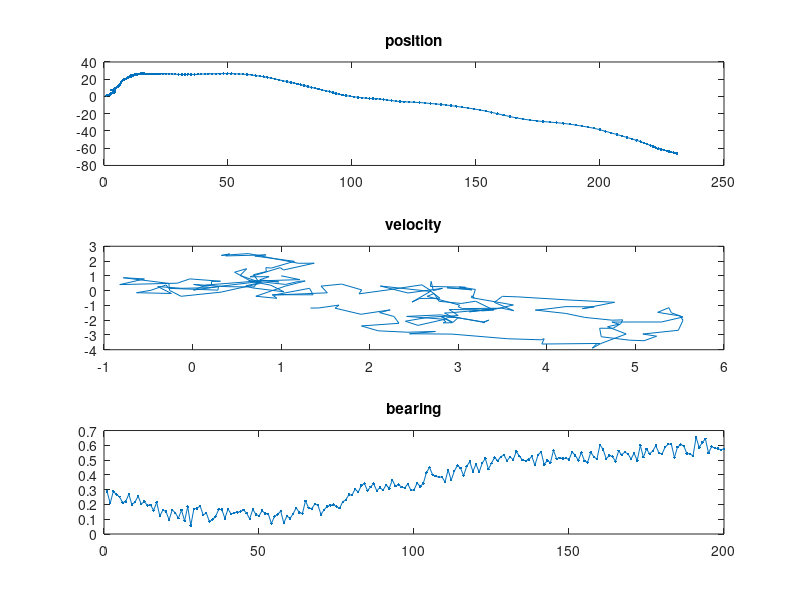

Recreate this plot in MATLAB.
%Q1

% U_k,k+1: acceleration observer
% = -1 * Gamma*[x_acc_obs, y_acc_obs]

% Question 2 terminee

n = 200;

sA = 0.55;
sT = 0.1;
T = 0.5;
T2 = T^2/2;

Gamma = [T2 0;
         0 T2;
         T 0;
         0 T];
     
x0 = [1 1 1 1]';

F = [1 0 T 0;
     0 1 0 T;
     0 0 1 0;
     0 0 0 1];
 
 x = zeros(4,n);
 x(:,1) = x0;
 for i=2:n
    x(:,i) = F*x(:,i-1) + Gamma*normrnd(0,sA,2,1);
 end
 z = atan2(x(1,:),x(2,:)) + normrnd(0, sT, 1, n);
 
 subplot(3,1,1)
 plot(x(1,:),x(2,:), '.-');
 title('position');
 subplot(3,1,2)
 plot(x(3,:),x(4,:));
 title('velocity');
 subplot(3,1,3)
 plot(1:n, z/pi,'.-')
 title('bearing');